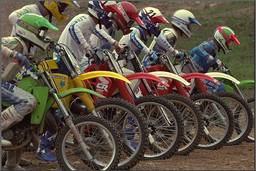
#> input picture dataset/kodak24/kodim05.png, 256 x 171 px, shrunk from 768 x 512 before the run; its folder holds 4 pictures in this run
$ python generate_visuals.py
#> lines starting #> are read from the running program, lines starting #| are printed output that depends on the picture
### src/utils.py
import os
import numpy as np
import matplotlib.pyplot as plt
import matplotlib.gridspec as gridspec
from PIL import Image
from pathlib import Path


# [4 lines left out: function load_image, not called in this run]


def load_grayscale(path: str | Path) -> np.ndarray:
    img = Image.open(path).convert("L")
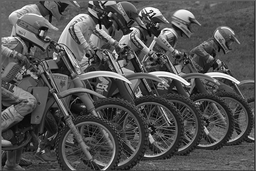
#> img: PIL image 256x171 L; min 0, max 254, mean 82.6
    return np.array(img, dtype=np.uint8)


def save_image(array: np.ndarray, path: str | Path) -> None:
    Path(path).parent.mkdir(parents=True, exist_ok=True)
    Image.fromarray(array.astype(np.uint8)).save(path)


# [5 lines left out: function list_kodak_images, not called in this run]


def plot_comparison(original, noisy, results: dict, noise_ratio: float,
                    save_path: str | Path | None = None):
    """
    Plot original, noisy, and all restored images side-by-side.
    results: {method_name: restored_array}
    """
    n_cols = 2 + len(results)
    fig, axes = plt.subplots(1, n_cols, figsize=(4 * n_cols, 4))

    axes[0].imshow(original, cmap="gray" if original.ndim == 2 else None)
    axes[0].set_title("Original")
    axes[0].axis("off")

    axes[1].imshow(noisy, cmap="gray" if noisy.ndim == 2 else None)
    axes[1].set_title(f"Noisy ({int(noise_ratio*100)}%)")
    axes[1].axis("off")

    for ax, (name, arr) in zip(axes[2:], results.items()):
        ax.imshow(arr, cmap="gray" if arr.ndim == 2 else None)
        ax.set_title(name)
        ax.axis("off")

    plt.tight_layout()
    if save_path:
        Path(save_path).parent.mkdir(parents=True, exist_ok=True)
        plt.savefig(save_path, dpi=150, bbox_inches="tight")
    plt.close(fig)


# [24 lines left out: function plot_metric_curves, not called in this run]

### src/noise.py
import numpy as np


def add_salt_pepper_noise(image: np.ndarray, noise_ratio: float, seed: int = 42) -> np.ndarray:
    """
    Add salt-and-pepper noise to a grayscale or RGB image.
    noise_ratio: fraction of total pixels to corrupt (e.g. 0.5 = 50%)
    Returns uint8 array same shape as input.
    """
    rng = np.random.default_rng(seed)
    noisy = image.copy()
    h, w = image.shape[:2]
    total_pixels = h * w

    n_noisy = int(total_pixels * noise_ratio)
    n_salt = n_noisy // 2
    n_pepper = n_noisy - n_salt

    # Flat indices for affected pixels
    indices = rng.choice(total_pixels, size=n_noisy, replace=False)
    salt_idx = indices[:n_salt]
    pepper_idx = indices[n_salt:]

    rows_s, cols_s = np.unravel_index(salt_idx, (h, w))
    rows_p, cols_p = np.unravel_index(pepper_idx, (h, w))

    if image.ndim == 3:
        noisy[rows_s, cols_s, :] = 255
        noisy[rows_p, cols_p, :] = 0
    else:
        noisy[rows_s, cols_s] = 255
        noisy[rows_p, cols_p] = 0

    return noisy.astype(np.uint8)


def actual_noise_ratio(original: np.ndarray, noisy: np.ndarray) -> float:
    """Compute fraction of pixels that actually changed."""
    return float(np.mean(original != noisy))

### src/filters.py
"""
Filters implemented:
  - mean_filter            : uniform average (baseline)
  - standard_median_filter : fixed 3x3 median (baseline)
  - bdnd                   : Decision-based, expanding window, no recursive write-back (Ng & Ma 2006)
  - dbramf                 : Decision-Based Recursive Adaptive Median Filter (proposed)
"""

import numpy as np
from scipy.ndimage import uniform_filter, median_filter


# ---------------------------------------------------------------------------
# Baselines
# ---------------------------------------------------------------------------

def mean_filter(image: np.ndarray, kernel_size: int = 3) -> np.ndarray:
    """Uniform mean filter applied to every pixel."""
    if image.ndim == 3:
        result = np.stack(
            [uniform_filter(image[:, :, c].astype(np.float64), size=kernel_size)
             for c in range(image.shape[2])],
            axis=2,
        )
    else:
        result = uniform_filter(image.astype(np.float64), size=kernel_size)
    return np.clip(result, 0, 255).astype(np.uint8)


def standard_median_filter(image: np.ndarray, kernel_size: int = 3) -> np.ndarray:
    """Standard median filter (fixed kernel, applied to all pixels)."""
    if image.ndim == 3:
        result = np.stack(
            [median_filter(image[:, :, c], size=kernel_size)
             for c in range(image.shape[2])],
            axis=2,
        )
    else:
        result = median_filter(image, size=kernel_size)
    return result.astype(np.uint8)


# ---------------------------------------------------------------------------
# BDND — Decision-Based, expanding window, NO recursive write-back
# Reference: P. E. Ng & K.-K. Ma, IEEE Trans. Image Process., 2006
# ---------------------------------------------------------------------------

def _bdnd_channel(channel: np.ndarray, max_half: int) -> np.ndarray:
    """
    Single-pass decision-based filter (no causal write-back).
    Noisy pixels (0 or 255) are replaced using valid neighbors from the
    READ-ONLY input; earlier repairs are never visible to later pixels.
    """
    src = channel.astype(np.int32)
    out = src.copy()
    H, W = src.shape
    flat = src.flatten()
    valid_flat = flat[(flat != 0) & (flat != 255)]
    fallback = float(np.mean(valid_flat)) if len(valid_flat) > 0 else 128.0

    for r in range(H):
        for c in range(W):
            if src[r, c] != 0 and src[r, c] != 255:
                continue
            restored = False
            for half in range(1, max_half + 1):
                r0, r1 = max(0, r - half), min(H, r + half + 1)
                c0, c1 = max(0, c - half), min(W, c + half + 1)
                window = src[r0:r1, c0:c1].flatten()   # always reads original
                valid = window[(window != 0) & (window != 255)]
                if len(valid) > 0:
                    out[r, c] = int(np.median(valid))
                    restored = True
                    break
            if not restored:
                out[r, c] = int(round(fallback))

    return np.clip(out, 0, 255).astype(np.uint8)


def bdnd(image: np.ndarray, max_window_size: int = 7) -> np.ndarray:
    """
    Boundary Discriminative Noise Detection filter (Ng & Ma, 2006).
    Decision-based with expanding window; differs from DBRAMF only in
    that repaired values are NOT written back to the working buffer.
    """
    if max_window_size not in (3, 5, 7):
        raise ValueError("max_window_size must be 3, 5, or 7")
    max_half = max_window_size // 2

    if image.ndim == 3:
        return np.stack(
            [_bdnd_channel(image[:, :, c], max_half)
             for c in range(image.shape[2])],
            axis=2,
        )
    return _bdnd_channel(image, max_half)


# ---------------------------------------------------------------------------
# DBRAMF — proposed method
# ---------------------------------------------------------------------------

def _is_noisy(val: int) -> bool:
    return val == 0 or val == 255


def _trimmed_global_mean(image: np.ndarray) -> float:
    """
    Trimmed Global Mean: mean of all pixels that are NOT salt/pepper.
    Used as last-resort fallback when the 7x7 window has no valid pixel.
    """
    flat = image.flatten().astype(np.float64)
    valid = flat[(flat != 0) & (flat != 255)]
    if len(valid) == 0:
        return 128.0  # degenerate case: fully corrupted channel
    return float(np.mean(valid))


def _restore_pixel(working: np.ndarray, r: int, c: int,
                   global_fallback: float, max_win: int) -> int:
    """
    Attempt to restore the pixel at (r, c) using expanding window.
    working  : in-progress image (already-repaired pixels are present)
    max_win  : maximum half-width to try (1→3x3, 2→5x5, 3→7x7)
    Returns restored integer value.
    """
    H, W = working.shape
    for half in range(1, max_win + 1):
        r0, r1 = max(0, r - half), min(H, r + half + 1)
        c0, c1 = max(0, c - half), min(W, c + half + 1)
        window = working[r0:r1, c0:c1].flatten()
        valid = window[(window != 0) & (window != 255)]
        if len(valid) > 0:
            return int(np.median(valid))
    # Fallback: trimmed global mean
    return int(round(global_fallback))


def _dbramf_channel(channel: np.ndarray, max_win: int) -> np.ndarray:
    """Apply DBRAMF to a single 2-D (grayscale) channel."""
    working = channel.copy().astype(np.int32)
    H, W = working.shape
    fallback = _trimmed_global_mean(channel)

    for r in range(H):
        for c in range(W):
            if _is_noisy(working[r, c]):
                working[r, c] = _restore_pixel(working, r, c, fallback, max_win)

    return np.clip(working, 0, 255).astype(np.uint8)


def dbramf(image: np.ndarray, max_window_size: int = 7) -> np.ndarray:
    """
    Decision-Based Recursive Adaptive Median Filter.

    max_window_size : maximum window side length (3, 5, or 7).
                      Converted to half-width internally.
    """
    if max_window_size not in (3, 5, 7):
        raise ValueError("max_window_size must be 3, 5, or 7")
    max_half = max_window_size // 2  # 1, 2, or 3

    if image.ndim == 3:
        return np.stack(
            [_dbramf_channel(image[:, :, c], max_half)
             for c in range(image.shape[2])],
            axis=2,
        )
    return _dbramf_channel(image, max_half)

### experiments/generate_visuals.py
"""
Generate visual comparison figures at 10%, 50%, and 90% noise for kodim05.png
Includes all four methods: Mean Filter, SMF, BDND, DBRAMF
"""

import sys
import os
sys.path.insert(0, os.path.join(os.path.dirname(__file__), ".."))

from pathlib import Path
from src.noise import add_salt_pepper_noise
from src.filters import mean_filter, standard_median_filter, bdnd, dbramf
from src.utils import load_grayscale, plot_comparison

DATASET_DIR = Path(__file__).parent.parent / "dataset" / "kodak24"
FIGURES_DIR = Path(__file__).parent.parent / "results" / "figures"
SEED = 42
IMAGE_NAME = "kodim05.png"
NOISE_RATIOS = [0.10, 0.50, 0.90]
CROP_SIZE = 256

METHODS = {
    "Mean Filter": lambda img: mean_filter(img, kernel_size=3),
    "SMF (3x3)":   lambda img: standard_median_filter(img, kernel_size=3),
    "BDND":        lambda img: bdnd(img, max_window_size=7),
    "DBRAMF":      lambda img: dbramf(img, max_window_size=7),
}

def main():
    img_path = DATASET_DIR / IMAGE_NAME
    if not img_path.exists():
        print(f"[ERROR] {img_path} not found.")
        sys.exit(1)

    FIGURES_DIR.mkdir(parents=True, exist_ok=True)
    original = load_grayscale(img_path)

    # Centre crop
    H, W = original.shape
#> H = 171; W = 256
    r0 = (H - CROP_SIZE) // 2
#> r0 = -43
    c0 = (W - CROP_SIZE) // 2
#> c0 = 0
    original_crop = original[r0:r0+CROP_SIZE, c0:c0+CROP_SIZE]
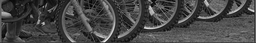
#> original_crop: shape (43, 256); min 3, max 244, mean 69.7

    for ratio in NOISE_RATIOS:
        print(f"Processing {int(ratio*100)}% noise...")
        noisy_full = add_salt_pepper_noise(original, noise_ratio=ratio, seed=SEED)
        noisy_crop = noisy_full[r0:r0+CROP_SIZE, c0:c0+CROP_SIZE]

        restored = {}
        for name, fn in METHODS.items():
            print(f"  Running {name}...")
            restored_full = fn(noisy_full)
            restored[name] = restored_full[r0:r0+CROP_SIZE, c0:c0+CROP_SIZE]

        save_path = FIGURES_DIR / f"comparison_kodim05_noise{int(ratio*100)}.png"
        plot_comparison(original_crop, noisy_crop, restored, ratio, save_path=save_path)
        print(f"  Saved: {save_path}")
#> this loop made 3 passes
#> pass 1, in main, `noisy_full = add_salt_pepper_noise(original, noise_ratio=ratio, seed=S..`:
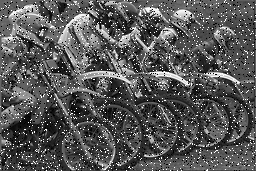
#> noisy_full: shape (171, 256); min 0, max 255, mean 87
#> pass 1, in plot_comparison, `plt.savefig(save_path, dpi=150, bbox_inches="tight")`:
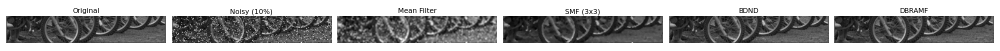
#> figure drawn by matplotlib, 6 panels
#> pass 2, in main, `noisy_full = add_salt_pepper_noise(original, noise_ratio=ratio, seed=S..`:
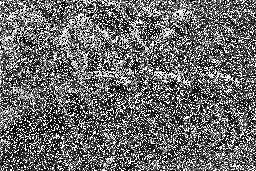
#> noisy_full: shape (171, 256); min 0, max 255, mean 105.1
#> pass 2, in main, `noisy_crop = noisy_full[r0:r0+CROP_SIZE, c0:c0+CROP_SIZE]`:
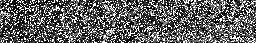
#> noisy_crop: shape (43, 256); min 0, max 255, mean 99.1
#> after the loop:
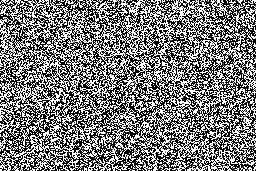
#> noisy_full: shape (171, 256); min 0, max 255, mean 123

    print("\nDone.")

if __name__ == "__main__":
    main()
